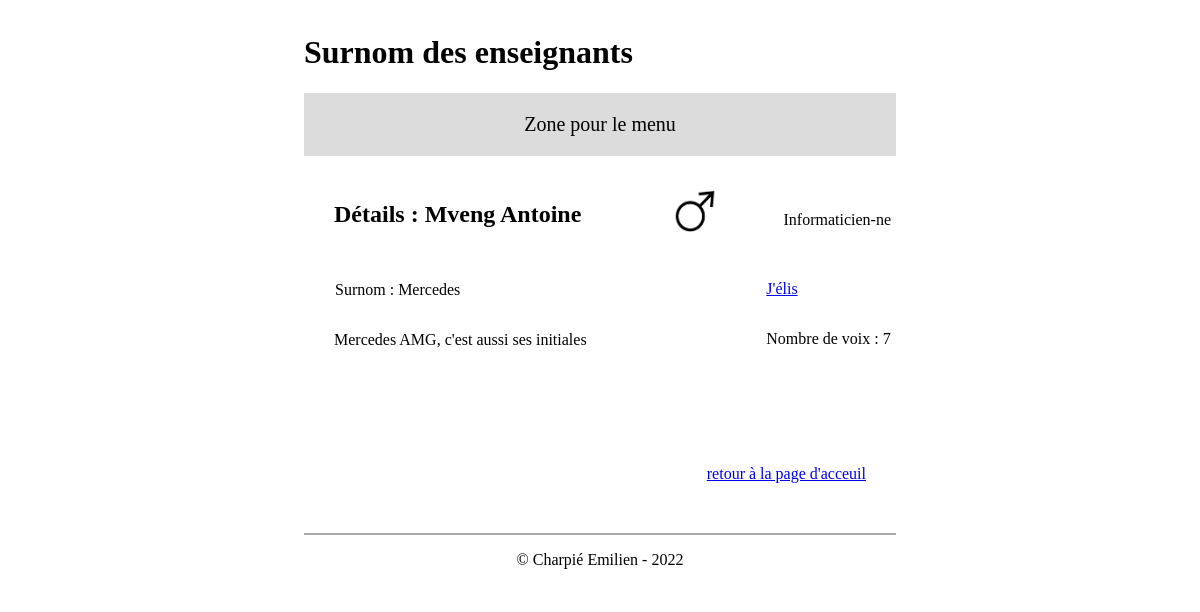
The app's page /src/html/details.php?id=8 (signed in) with its own data.
### tables this page shows
CREATE TABLE `t_teacher` (
  `idTeacher` int(11) NOT NULL,
  `teaFirstname` varchar(50) NOT NULL,
  `teaName` varchar(50) NOT NULL,
  `teaGender` char(1) NOT NULL,
  `teaNickname` varchar(50) NOT NULL,
  `teaOrigine` text NOT NULL,
  `teaVoix` int(11) NOT NULL DEFAULT '0',
  `fkSection` int(11) NOT NULL
);

CREATE TABLE `t_section` (
  `idSection` int(11) NOT NULL,
  `secName` varchar(20) NOT NULL
);

### src/php/database.php (called while the page is built, shortened)
<?php
include '../../UserContent/usersInfos/userInfos.php';
class Database {
    private $connector;
    public function __construct(){
        $connexion = new connexionValues();
        $this->connexionValues = $connexion->getValues();
        $Json = file_get_contents("../../UserContent/usersInfos/password.json");
        $passwordArray = json_decode($Json, true);
        try {
            $dns = "mysql:host=".$this->connexionValues['host'].";dbname=".$this->connexionValues['dbname'].";charset=utf8";
            $this->connector = new PDO($dns, $this->connexionValues['user'], $passwordArray[0]['pass']);
        } catch (PDOException $e) {
            echo "PDOError: " . $e->getMessage()." In ".__FILE__;
        }
    }
    private function queryPrepareExecute($query, $binds){
        $req = $this->connector->prepare($query);
        foreach ($binds as $key => $value) {
            $req->bindValue($binds[$key]['varName'], $binds[$key]['value'], $binds[$key]['type']);
        }
        $req->execute();
        $arrayResult = $this->formatData($req);
        return $arrayResult;
    }
    private function formatData($req){
        $array = $req->fetchAll(PDO::FETCH_ASSOC);
        return $array;
    }
    public function getOneTeacher($id){
        $queryRequest = "SELECT idTeacher, teaFirstname, teaName, teaGender, fkSection, teaNickname, teaOrigine, teaVoix, t_section.secName FROM `t_teacher`
        INNER JOIN t_section ON t_teacher.fkSection = t_section.idSection
        WHERE idTeacher=:idTeacher";
        $arrayBinds = array(
            array("varName" => "idTeacher", "value" => $id, "type" => PDO::PARAM_INT)
        );
        $teacher = $this->queryPrepareExecute($queryRequest, $arrayBinds);
        return $teacher;
    }
 }
?>

### UserContent/usersInfos/userInfos.php (called while the page is built)
<?php
class connexionValues {
    private $host = "localhost";
    private $user = 'dbUser_EmilienCharpie';
    private $password = '.Etml-';
    private $dbname = "db_nickname_emilien";
    public function getValues(){
        $values = array("host"=>$this->host, "user"=>$this->user, "dbname"=>$this->dbname, "password"=>$this->password);
        return $values;
    }
}
?>

### src/html/details.php (the view, shortened to what this page needs)
<!DOCTYPE html>
<html lang="fr">
<head>
    <link rel="stylesheet" href="/GentilNickname/GentilNickname/resources/css/style.css"/>
</head>
    <body>
        <?php
        if(isset($_SESSION['id']) && intval($_GET['id'])){
            include('../php/database.php');
            $database = new Database();
            $teacher = $database->getOneTeacher($_GET['id']);
            ?>
            <div class="bodyDiv">
                <div class="contentDiv">
                    <div class="titleHome">
                        <h1>
                            Surnom des enseignants
                        </h1>
                    </div>
                    <nav class="menu">
                        <p class="titleMenu">
                            Zone pour le menu
                        </p>
                    </nav>
                    <div class="detailsContent">
                        <div class="titleDetails">
                            <h2>
                                <?php
                                    echo "Détails : " . $teacher[0]['teaFirstname'] . " " . $teacher[0]['teaName'];
                                ?>
                            </h2>
                            <?php
                                if($teacher[0]['teaGender'] == "M"){
                                    echo "<img src=\"/GentilNickname/GentilNickname/resources/images/symbolMen.png\" alt=\"Men symbole\" class=\"sexSymbol\">";
                                } elseif($teacher[0]['teaGender'] == "F"){
                                    echo "<img src=\"/GentilNickname/GentilNickname/resources/images/symbolWomen.jpg\" alt=\"Women symbole\" class=\"sexSymbol\">";
                                }else{
                                    echo "<p style=\"margin-top: 30px;\">Autre</p>";
                                }
                            ?>
                            <p class="section">
                                <?php
                                    echo $teacher[0]['secName'];
                                ?>
                            </p>
                        </div>
                        <div class="contentNickNameElect">
                            <div class="contentNicknameAndReason">
                                <div class="nickname">
                                    <p>
                                        <?php
                                            echo "Surnom : " . $teacher[0]['teaNickname'];
                                        ?>
                                    </p>
                                </div>
                                <div class="reasonNickname">
                                    <p>
                                        <?php
                                            echo $teacher[0]['teaOrigine'];
                                        ?>
                                    </p>
                                </div>
                            </div>
                            <div class="contentElect">
                                <a href="/GentilNickname/GentilNickname/src/php/electTeacher.php?id=<?=$_GET['id']?>">J'élis</a>
                                <p class="numberOfVoices">
                                    <?php
                                    if($teacher[0]['teaVoix'] > 0){
                                    ?>
                                    Nombre de voix : <?= $teacher[0]['teaVoix']?>
                                    <?php
                                    }else{
                                    ?>
                                    Aucun votes
                                    <?php
                                    }
                                    ?>
                                </p>
                            </div>
                        </div>
                        <div class="backHome">
                            <a href="/GentilNickname/GentilNickname/src/html/home.php">retour à la page d'acceuil</a>
                        </div>
                    </div>
                    <footer class="footer">
                        <p>&copy; Charpié Emilien - 2022</p>
                    </footer>
                </div>
            </div>
            <?php
        }else{
            ?>
            <h1>Veuillez vous connecter pour acceder à cette page...</h1>
            <?php
        }
        ?>
    </body>
</html>

### resources/css/style.css (style rules this page uses)
.bodyDiv { display: flex; justify-content: space-around; }
.contentDiv { width: 50%; padding: 5px; }
.titleHome { width: 100%; display: flex; justify-content: space-between; }
.menu { background-color: gainsboro; display: flex; justify-content: space-around; }
.titleMenu { font-size: 20px; }
.detailsContent { margin-top: 25px; margin-left: 30px; }
.titleDetails { width: 100%; display: flex; justify-content: space-between; }
.sexSymbol { height: 60px; margin-left: 30px; }
.section { margin-top: 25px; margin-left: 150px; }
.contentNickNameElect { display: flex; flex-direction: row; justify-content: space-between; }
.contentNicknameAndReason { display: flex; flex-direction: column; width: 500px; }
.contentElect { margin-top: 30px; width: 150px; }
.numberOfVoices { margin-top: 32px; }
.backHome { display: flex; justify-content: right; margin-right: 30px; margin-top: 100px; }
.nickname { margin-top: 15px; margin-left: 1px; }
.section { padding: 5px; margin-left: 0px; }
.footer { width: 100%; margin-top: 50px; justify-content: space-around; display: flex; border-top: 2px solid darkgray; }

### records on screen
t_teacher: teaFirstname "Mveng", teaName "Antoine", fkSection.secName "Informaticien-ne", teaNickname "Mercedes", teaOrigine "Mercedes AMG, c'est aussi ses initiales", teaVoix "7"
